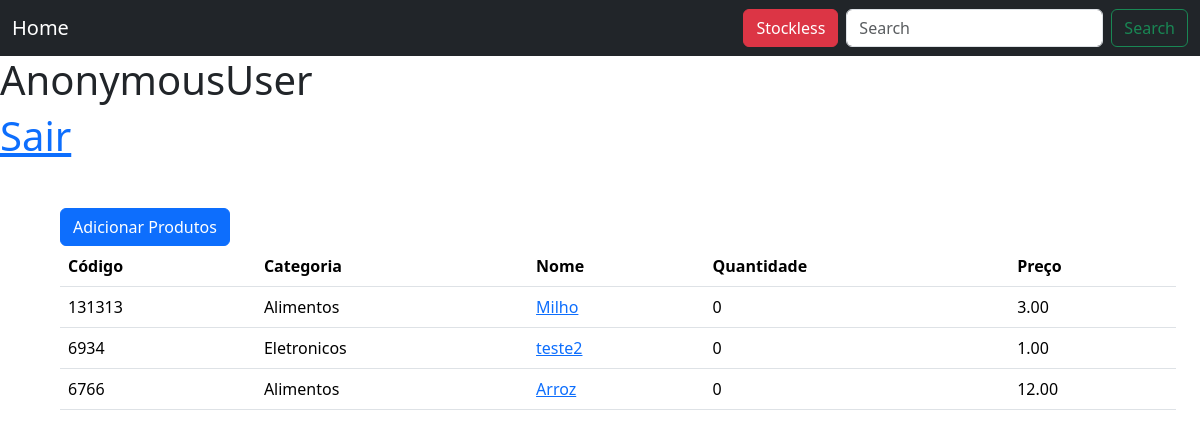
Screenshot of /stockless/ with the database file from the repository.
### stockADS/models.py (models this page shows, shortened)
class Products(models.Model):
    user = models.ForeignKey(User, on_delete=models.CASCADE)
    name = models.CharField(max_length=255)
    category = models.ForeignKey(Categories, on_delete=models.CASCADE)
    picture = models.ImageField(blank=False)
    cod = models.IntegerField(unique=True)
    price = models.DecimalField(max_digits=12, decimal_places=2)
    description = models.TextField()
    qtd = models.IntegerField()
    discount = models.IntegerField()
    created_at = models.DateField()
    in_stock = models.BooleanField(default=False)
    class Meta:
        verbose_name = 'Product'
        verbose_name_plural = 'Products'

class Categories(models.Model):
    name = models.CharField(max_length=255)
    def __str__(self):
        return self.name
    class Meta:
        verbose_name = 'Category'
        verbose_name_plural = 'Categories'

### stockADS/views.py (the view)
# urls.py: path('stockless/', views.stockless, name='stockless'),
def stockless(request):
    produtos = Products.objects.filter(in_stock=False)
    return render(request, 'pages/index.html', {'produtos':produtos})

### stockADS/templates/pages/index.html (shortened to what this page needs)
{% load static %}
<!DOCTYPE html>
<html lang="en">
<head>
    <link rel="stylesheet" href="	https://cdn.jsdelivr.net/npm/bootstrap@5.3.2/dist/css/bootstrap.min.css">
</head>
<body>
    <nav class="navbar navbar-expand-lg bg-dark">
        <div class="container-fluid">
          <a class="navbar-brand home-button" href="{% url 'home' %}">Home</a>
            <form class="d-flex" role="search" action="{% url 'search-product' %}">
              <a class="btn btn-danger me-2" href="{% url 'stockless' %}" role="button">Stockless</a>
              <input class="form-control me-2" type="search" placeholder="Search" aria-label="Search" name="q">
              <button class="btn btn-outline-success" type="submit">Search</button>
            </form>
        </div>
      </nav>
      <h1>{{user}}</h1>
      <h1>
        <a href="{% url 'logout' %}">Sair</a>
      </h1>
      <div class="container m-5">
        <a class="btn btn-primary" href="{% url 'add_product' %}" role="button">Adicionar Produtos</a>
    <table class="table">
        <thead>
          <tr>
            <th scope="col">Código</th>
            <th scope="col">Categoria</th>
            <th scope="col">Nome</th>
            <th scope="col">Quantidade</th>
            <th scope="col">Preço</th>
          </tr>
        </thead>
        <tbody>
            {% for produto in produtos %}
          <tr>
            <td>{{ produto.cod }}</td>
            <td>{{ produto.category }}</td>
            <td><a href="{% url 'product-detail' produto.id %}">{{ produto.name }}</a></td>
            <td>{{ produto.qtd }}</td>
            <td>{{ produto.price }}</td>
          </tr>
            {% endfor %}
        </tbody>
      </table>
      </div>
</body>
</html>

### stockADS/templates/pages/index.html (style rules this page uses)
.home-button { color: white; }

### rows the page displays
Products: cod "131313", category "Alimentos", name "Milho", qtd "0", price "3.00"
Products: cod "6934", category "Eletronicos", name "teste2", qtd "0", price "1.00"
Products: cod "6766", category "Alimentos", name "Arroz", qtd "0", price "12.00"

### other values shown
{{ user }} "AnonymousUser"
